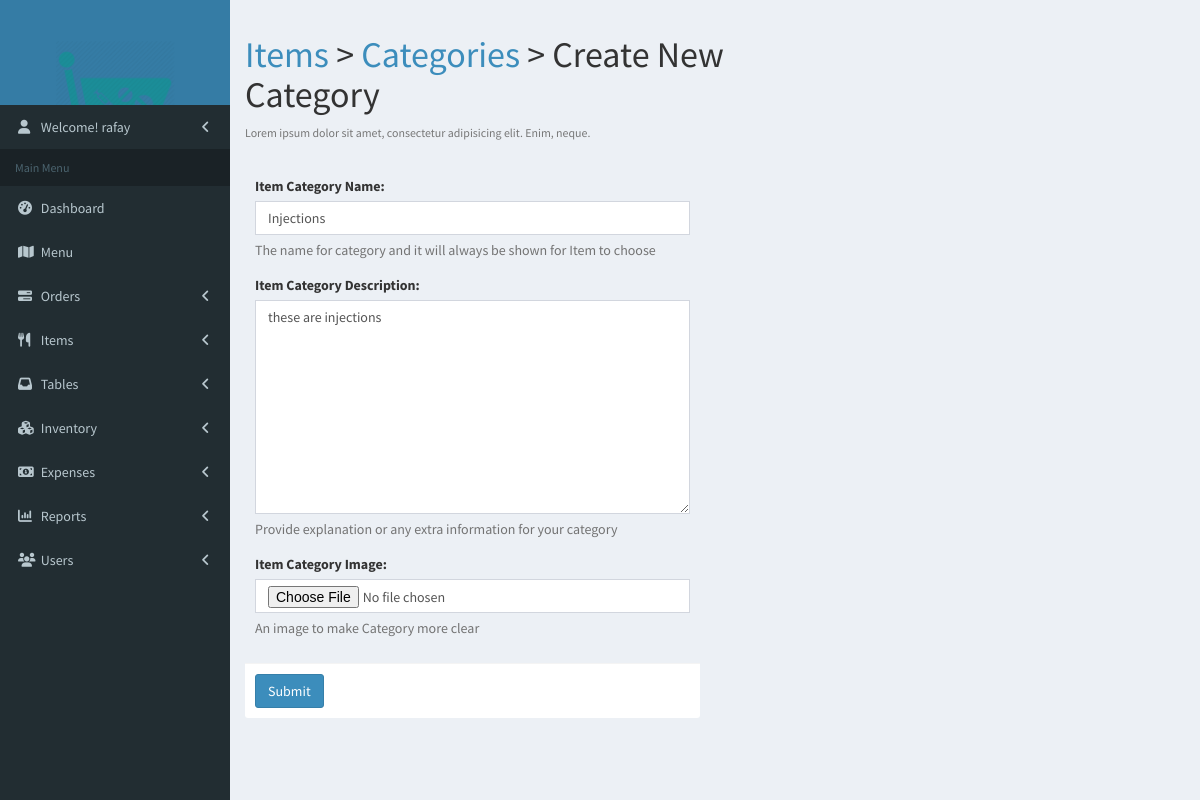
The app's page /item/category/1/edit (signed in) with its own data.
### app/models.py (models this page shows, shortened)
class User(AbstractUser):
    is_manager = models.BooleanField(default=False)
    is_inventory_manager = models.BooleanField(default=False)

class ItemCategory(models.Model):
    name = models.CharField(max_length=30)
    description = models.CharField(max_length=300, null=True, blank=True)
    image = models.ImageField(upload_to="categories/items/", null=True, blank=True)
    is_active = models.BooleanField(default=True)
    created_at = models.DateTimeField(auto_now_add=True)
    updated_at = models.DateTimeField(auto_now=True)
    history = HistoricalRecords()

### app/views.py (the view)
# urls.py: path('item/category/<int:pk>/edit', views.ItemCategoryUpdate.as_view(), name='item-category-edit'),
@method_decorator([login_required], name='dispatch')
class ItemCategoryUpdate(UpdateView):
    model = ItemCategory
    form_class = ItemCategoryForm

### app/templates/app/itemcategory_form.html (shortened to what this page needs)
{% extends 'base.html' %}
{% load static %}
{% block content %}
    <div>
        <section class="content-header">
            <div class="row">
                <div class="col-xs-8">
                    <h1>
                        <a href="{% url 'item-list' %}">Items</a> &gt;
                        <a href="{% url 'item-category-list' %}"> Categories</a> &gt; Create New Category
                    </h1>
                    <p class="text-muted">
                        <small>Lorem ipsum dolor sit amet, consectetur adipisicing elit. Enim, neque.</small>
                    </p>
                </div>
            </div>
        </section>
    </div>
    <section class="content container-fluid">
        <div class="row">
            <div class="col-md-6">
                <form action="" method="post" enctype="multipart/form-data">
                    <div class="box-body">
                        {% for field in form %}
                            <div class="form-group">
                                {{ field.label_tag }}
                                {{ field }}
                                <span class="help-block">{{ field.help_text }}</span>
                            </div>
                        {% endfor %}
                    </div>
                    <div class="box-footer">
                        <button type="submit" class="btn btn-primary">Submit</button>
                    </div>
                </form>
            </div>
        </div>
    </section>
{% endblock %}

### app/templates/base.html (shortened to what this page needs)
{% load static %}
<html>
<head>
    <link rel="stylesheet" href="{% static 'app/bower_components/font-awesome/css/font-awesome.min.css' %}">
    <link rel="stylesheet" href="{% static 'app/bower_components/bootstrap/dist/css/bootstrap.min.css' %}">
    <link rel="stylesheet" href="{% static 'app/dist/css/AdminLTE.min.css' %}">
    <link rel="stylesheet" href="{% static 'app/dist/css/skins/skin-blue.min.css' %}">
    <link href="{% static 'app/vendor/datatables-plugins/dataTables.bootstrap.css' %}" rel="stylesheet">
    <link href="{% static 'app/vendor/datatables-responsive/dataTables.responsive.css' %}" rel="stylesheet">
    <link rel="stylesheet" href="//cdn.datatables.net/1.10.19/css/jquery.dataTables.min.css">
    <link rel="stylesheet" href="{% static 'app/dist/css/aroma.css' %}">
</head>
<body class="hold-transition skin-blue sidebar-mini">
<div class="wrapper">
    <header class="main-header">
        <a href="base.html" class="logo">
            <span class="logo-lg">
                    <img src="{% static 'app/images/logo_white.png' %}" alt="" style="width: 60%; margin-top: 40px;">
                </span>
        </a>
    </header>
    <aside class="main-sidebar">
        <section class="sidebar">
            <ul class="sidebar-menu" data-widget="tree">
                <li class="treeview">
                    <a href="#">
                        <i class="fa fa-user"></i>
                        <span>
                            Welcome! {{ user.get_username }}
                        </span>
                        <span class="pull-right-container">
                              <i class="fa fa-angle-left pull-right"></i>
                            </span>
                    </a>
                </li>
            </ul>
            <ul class="sidebar-menu" data-widget="tree">
                <li class="header">Main Menu</li>
                <li class="{% block link-dashboard %}{% endblock %}">
                    <a href="{% url 'index' %}">
                        <i class="fa fa-dashboard"></i> <span>Dashboard</span>
                    </a>
                </li>
                {% if user.is_superuser or user.is_manager or user.is_staff %}
                    <li class="{% block link-menu %}{% endblock %}">
                        <a href="{% url 'menu' %}">
                            <i class="fa fa-map"></i> <span>Menu</span>
                        </a>
                    </li>
                    <li class="treeview {% block link-orders %}{% endblock %}">
                        <a href="#">
                            <i class="fa fa-tasks"></i>
                            <span>Orders</span>
                            <span class="pull-right-container">
                              <i class="fa fa-angle-left pull-right"></i>
                            </span>
                        </a>
                    </li>
                <li class="treeview {% block link-items %}{% endblock %}">
                        <a href="#">
                            <i class="fa fa-cutlery"></i>
                            <span>Items</span>
                            <span class="pull-right-container">
                              <i class="fa fa-angle-left pull-right"></i>
                            </span>
                        </a>
                                {% now 'n' as month %}
                                {% now 'Y' as year %}
                    </li>
                    <li class="treeview {% block link-tables %}{% endblock %}">
                        <a href="#">
                            <i class="fa fa-inbox"></i>
                            <span>Tables</span>
                            <span class="pull-right-container">
                              <i class="fa fa-angle-left pull-right"></i>
                            </span>
                        </a>
                    </li>
                {% endif %}
                {% if user.is_superuser or user.is_manager or user.is_inventory_manager %}
                    <li class="treeview {% block link-inventory %}{% endblock %}">
                        <a href="#">
                            <i class="fa fa-cubes"></i>
                            <span>Inventory</span>
                            <span class="pull-right-container">
                              <i class="fa fa-angle-left pull-right"></i>
                            </span>
                        </a>
                    </li>
                {% endif %}
                {% if user.is_superuser or user.is_manager %}
                    <li class="treeview {% block link-expense %}{% endblock %}">
                        <a href="#">
                            <i class="fa fa-money"></i>
                            <span>Expenses</span>
                            <span class="pull-right-container">
                              <i class="fa fa-angle-left pull-right"></i>
                            </span>
                        </a>
                    </li>
                    <li class="treeview {% block link-reports %}{% endblock %}">
                        <a href="#">
                            <i class="fa fa-bar-chart"></i>
                            <span>Reports</span>
                            <span class="pull-right-container">
                              <i class="fa fa-angle-left pull-right"></i>
                            </span>
                        </a>
                                {% now 'j' as today %}
                                {% now 'n' as month %}
                                {% now 'Y' as year %}
                                {% now 'n' as month %}
                                {% now 'Y' as year %}
                                {% now 'Y' as year %}
                    </li>
                {% endif %}
                {% if user.is_superuser %}
                    <li class="treeview {% block link-user %}{% endblock %}">
                        <a href="#">
                            <i class="fa fa-group"></i>
                            <span>Users</span>
                            <span class="pull-right-container">
                              <i class="fa fa-angle-left pull-right"></i>
                            </span>
                        </a>
                    </li>
                {% endif %}
            </ul>
        </section>
    </aside>
    <div class="content-wrapper">
        {% block content %}
        {% endblock %}
    </div>
</div>
</body>
</html>

### records on screen
User: get_username "rafay"
ItemCategory: form "Injections" "these are injections"

### other values on screen
{{ field.label_tag }} "Item Category Name:" "Item Category Description:" "Item Category Image:"
{{ field.help_text }} "The name for category and it will always be shown for Item to choose" "Provide explanation or any extra information for your category" "An image to make Category more clear"
